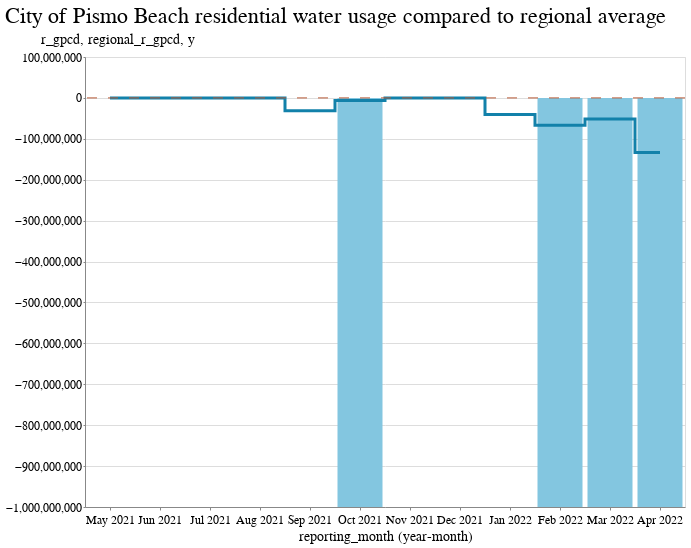

Notebook code for this chart:
### Code cell
agency_name = "City of Pismo Beach"

base = alt.Chart(
    rename_df[
        (rename_df.display_name == agency_name)
    ].tail(12)
).encode(
    x=alt.X("yearmonth(reporting_month):O"),
    tooltip=["reporting_month"]
)

bar = base.mark_bar(color="#83c6e0").encode(
    y=alt.Y("r_gpcd", stack=None)
)

avg_line = base.mark_line(interpolate='step', color='#1281aa').encode(
    y=alt.Y("regional_r_gpcd")
)

goal_line = alt.Chart(pd.DataFrame({'y': [80]})).mark_rule(color="#b75a36",strokeDash=[10,11]).encode(y='y')

(bar + avg_line + goal_line).properties(title=f"{agency_name} residential water usage compared to regional average", width=600)

### Figure 1 — Vega-Lite specification as saved in the notebook (floating-point values rounded to 4 significant figures)
{"config": {"view": {"width": 800, "height": 450}, "background": "#ffffff", "title": {"anchor": "start", "font": "BentonGothic-Bold, sans", "fontColor": "#000000", "fontSize": 22, "fontWeight": "normal"}, "arc": {"fill": "#82c6df"}, "area": {"fill": "#82c6df"}, "line": {"stroke": "#82c6df", "strokeWidth": 3}, "path": {"stroke": "#82c6df"}, "rect": {"fill": "#82c6df"}, "shape": {"stroke": "#82c6df"}, "bar": {"fill": "#82c6df"}, "point": {"stroke": "#82c6df"}, "symbol": {"fill": "#82c6df", "size": 30}, "axis": {"titleFont": "BentonGothic-Bold, sans", "titleFontSize": 14, "titleFontWeight": "normal", "labelFont": "BentonGothic, sans", "labelFontSize": 12, "labelFontWeight": "normal"}, "axisX": {"labelAngle": 0, "labelPadding": 4, "tickSize": 3}, "axisY": {"labelBaseline": "middle", "maxExtent": 45, "minExtent": 45, "tickSize": 2, "titleAlign": "left", "titleAngle": 0, "titleX": -45, "titleY": -11}, "legend": {"titleFont": "BentonGothic-Bold, sans", "titleFontSize": 14, "titleFontWeight": "normal", "symbolType": "square", "labelFont": "BentonGothic, sans", "labelFontSize": 13}, "range": {"category": ["#3580b1", "#ec8431", "#ab7fb4", "#c89d29", "#adc839", "#829eb1"], "diverging": ["#e68a4f", "#f4bb6a", "#f9e39c", "#dadfe2", "#a6b7c6", "#849eae"], "heatmap": ["#fbf2c7", "#f9e39c", "#f8d36e", "#f4bb6a", "#e68a4f", "#d15a40", "#ab4232"], "ordinal": ["#fbf2c7", "#f9e39c", "#f8d36e", "#f4bb6a", "#e68a4f", "#d15a40", "#ab4232"], "ramp": ["#fbf2c7", "#f9e39c", "#f8d36e", "#f4bb6a", "#e68a4f", "#d15a40", "#ab4232"]}}, "layer": [{"mark": {"type": "bar", "color": "#83c6e0"}, "encoding": {"tooltip": [{"field": "reporting_month", "type": "temporal"}], "x": {"field": "reporting_month", "timeUnit": "yearmonth", "type": "ordinal"}, "y": {"field": "r_gpcd", "stack": null, "type": "quantitative"}}}, {"mark": {"type": "line", "color": "#1281aa", "interpolate": "step"}, "encoding": {"tooltip": [{"field": "reporting_month", "type": "temporal"}], "x": {"field": "reporting_month", "timeUnit": "yearmonth", "type": "ordinal"}, "y": {"field": "regional_r_gpcd", "type": "quantitative"}}}, {"data": {"name": "data-fbbb9ee2363bf5756f5e77cb136e052e"}, "mark": {"type": "rule", "color": "#b75a36", "strokeDash": [10, 11]}, "encoding": {"y": {"field": "y", "type": "quantitative"}}}], "data": {"name": "data-9c64cc03d7fe45fa4c77499b26313062"}, "title": "City of Pismo Beach residential water usage compared to regional average", "width": 600, "$schema": "https://vega.github.io/schema/vega-lite/v4.17.0.json", "datasets": {"data-9c64cc03d7fe45fa4c77499b26313062": [{"supplier_name": "Pismo Beach City of", "reporting_month": "2021-05-15T00:00:00", "display_name": "City of Pismo Beach", "public_water_system_id": "CA4010008", "county": "San Luis Obispo", "hydrologic_region": "Central Coast", "total_population_served": 8233.0, "county_under_drought_declaration": null, "water_shortage_contingency_stage_invoked": "2nd", "water_shortage_level_indicator": "No", "dwr_state_standard_level_corresponding_to_stage": null, "calculated_total_potable_water_production_gallons_ag_excluded": 54570000.0, "r_gpcd": 98.08, "regional_r_gpcd": 80.78}, {"supplier_name": "Pismo Beach City of", "reporting_month": "2021-06-15T00:00:00", "display_name": "City of Pismo Beach", "public_water_system_id": "CA4010008", "county": "San Luis Obispo", "hydrologic_region": "Central Coast", "total_population_served": 8233.0, "county_under_drought_declaration": null, "water_shortage_contingency_stage_invoked": "2nd of 4", "water_shortage_level_indicator": "No", "dwr_state_standard_level_corresponding_to_stage": null, "calculated_total_potable_water_production_gallons_ag_excluded": 54830000.0, "r_gpcd": 102.0, "regional_r_gpcd": 88.27}, {"supplier_name": "Pismo Beach City of", "reporting_month": "2021-07-15T00:00:00", "display_name": "City of Pismo Beach", "public_water_system_id": "CA4010008", "county": "San Luis Obispo", "hydrologic_region": "Central Coast", "total_population_served": 8233.0, "county_under_drought_declaration": "Yes", "water_shortage_contingency_stage_invoked": "2nd of 4", "water_shortage_level_indicator": "No", "dwr_state_standard_level_corresponding_to_stage": null, "calculated_total_potable_water_production_gallons_ag_excluded": 60620000.0, "r_gpcd": 109.2, "regional_r_gpcd": 85.91}, {"supplier_name": "Pismo Beach City of", "reporting_month": "2021-08-15T00:00:00", "display_name": "City of Pismo Beach", "public_water_system_id": "CA4010008", "county": "San Luis Obispo", "hydrologic_region": "Central Coast", "total_population_served": 8233.0, "county_under_drought_declaration": "No", "water_shortage_contingency_stage_invoked": "1st of 4", "water_shortage_level_indicator": "No", "dwr_state_standard_level_corresponding_to_stage": null, "calculated_total_potable_water_production_gallons_ag_excluded": 52640000.0, "r_gpcd": 95.14, "regional_r_gpcd": 85.82}, {"supplier_name": "Pismo Beach City of", "reporting_month": "2021-09-15T00:00:00", "display_name": "City of Pismo Beach", "public_water_system_id": "CA4010008", "county": "San Luis Obispo", "hydrologic_region": "Central Coast", "total_population_served": 8233.0, "county_under_drought_declaration": "Yes", "water_shortage_contingency_stage_invoked": "2nd of 4", "water_shortage_level_indicator": "No", "dwr_state_standard_level_corresponding_to_stage": null, "calculated_total_potable_water_production_gallons_ag_excluded": 39300000.0, "r_gpcd": 73.43, "regional_r_gpcd": -31170000.0}, {"supplier_name": "Pismo Beach City of", "reporting_month": "2021-10-15T00:00:00", "display_name": "City of Pismo Beach", "public_water_system_id": "CA4010008", "county": "San Luis Obispo", "hydrologic_region": "Central Coast", "total_population_served": 8233.0, "county_under_drought_declaration": "Yes", "water_shortage_contingency_stage_invoked": "2nd of 4", "water_shortage_level_indicator": "No", "dwr_state_standard_level_corresponding_to_stage": null, "calculated_total_potable_water_production_gallons_ag_excluded": -1000000000.0, "r_gpcd": -1000000000.0, "regional_r_gpcd": -6353000.0}, {"supplier_name": "Pismo Beach City of", "reporting_month": "2021-11-15T00:00:00", "display_name": "City of Pismo Beach", "public_water_system_id": "CA4010008", "county": "San Luis Obispo", "hydrologic_region": "Central Coast", "total_population_served": 8233.0, "county_under_drought_declaration": "No", "water_shortage_contingency_stage_invoked": "1st of 4", "water_shortage_level_indicator": "No", "dwr_state_standard_level_corresponding_to_stage": null, "calculated_total_potable_water_production_gallons_ag_excluded": 42370000.0, "r_gpcd": 78.89, "regional_r_gpcd": 63.67}, {"supplier_name": "Pismo Beach City of", "reporting_month": "2021-12-15T00:00:00", "display_name": "City of Pismo Beach", "public_water_system_id": "CA4010008", "county": "San Luis Obispo", "hydrologic_region": "Central Coast", "total_population_served": 8233.0, "county_under_drought_declaration": "Yes", "water_shortage_contingency_stage_invoked": "2nd of 4", "water_shortage_level_indicator": "No", "dwr_state_standard_level_corresponding_to_stage": null, "calculated_total_potable_water_production_gallons_ag_excluded": 38810000.0, "r_gpcd": 69.89, "regional_r_gpcd": 56.1}, {"supplier_name": "Pismo Beach City of", "reporting_month": "2022-01-15T00:00:00", "display_name": "City of Pismo Beach", "public_water_system_id": "CA4010008", "county": "San Luis Obispo", "hydrologic_region": "Central Coast", "total_population_served": 8233.0, "county_under_drought_declaration": "Yes", "water_shortage_contingency_stage_invoked": "3rd of 4", "water_shortage_level_indicator": "Yes", "dwr_state_standard_level_corresponding_to_stage": null, "calculated_total_potable_water_production_gallons_ag_excluded": 34970000.0, "r_gpcd": 62.84, "regional_r_gpcd": -40260000.0}, {"supplier_name": "Pismo Beach City of", "reporting_month": "2022-02-15T00:00:00", "display_name": "City of Pismo Beach", "public_water_system_id": "CA4010008", "county": "San Luis Obispo", "hydrologic_region": "Central Coast", "total_population_served": 8233.0, "county_under_drought_declaration": "Yes", "water_shortage_contingency_stage_invoked": "3rd of 4", "water_shortage_level_indicator": "Yes", "dwr_state_standard_level_corresponding_to_stage": null, "calculated_total_potable_water_production_gallons_ag_excluded": -1000000000.0, "r_gpcd": -1000000000.0, "regional_r_gpcd": -67130000.0}, {"supplier_name": "Pismo Beach City of", "reporting_month": "2022-03-15T00:00:00", "display_name": "City of Pismo Beach", "public_water_system_id": "CA4010008", "county": "San Luis Obispo", "hydrologic_region": "Central Coast", "total_population_served": 8233.0, "county_under_drought_declaration": "Yes", "water_shortage_contingency_stage_invoked": "3rd of 4", "water_shortage_level_indicator": "Yes", "dwr_state_standard_level_corresponding_to_stage": null, "calculated_total_potable_water_production_gallons_ag_excluded": -1000000000.0, "r_gpcd": -1000000000.0, "regional_r_gpcd": -51270000.0}, {"supplier_name": "Pismo Beach City of", "reporting_month": "2022-04-15T00:00:00", "display_name": "City of Pismo Beach", "public_water_system_id": "CA4010008", "county": "San Luis Obispo", "hydrologic_region": "Central Coast", "total_population_served": 8233.0, "county_under_drought_declaration": "Yes", "water_shortage_contingency_stage_invoked": "3rd of 4", "water_shortage_level_indicator": "Yes", "dwr_state_standard_level_corresponding_to_stage": null, "calculated_total_potable_water_production_gallons_ag_excluded": -1000000000.0, "r_gpcd": -1000000000.0, "regional_r_gpcd": -133700000.0}], "data-fbbb9ee2363bf5756f5e77cb136e052e": [{"y": 80}]}}
